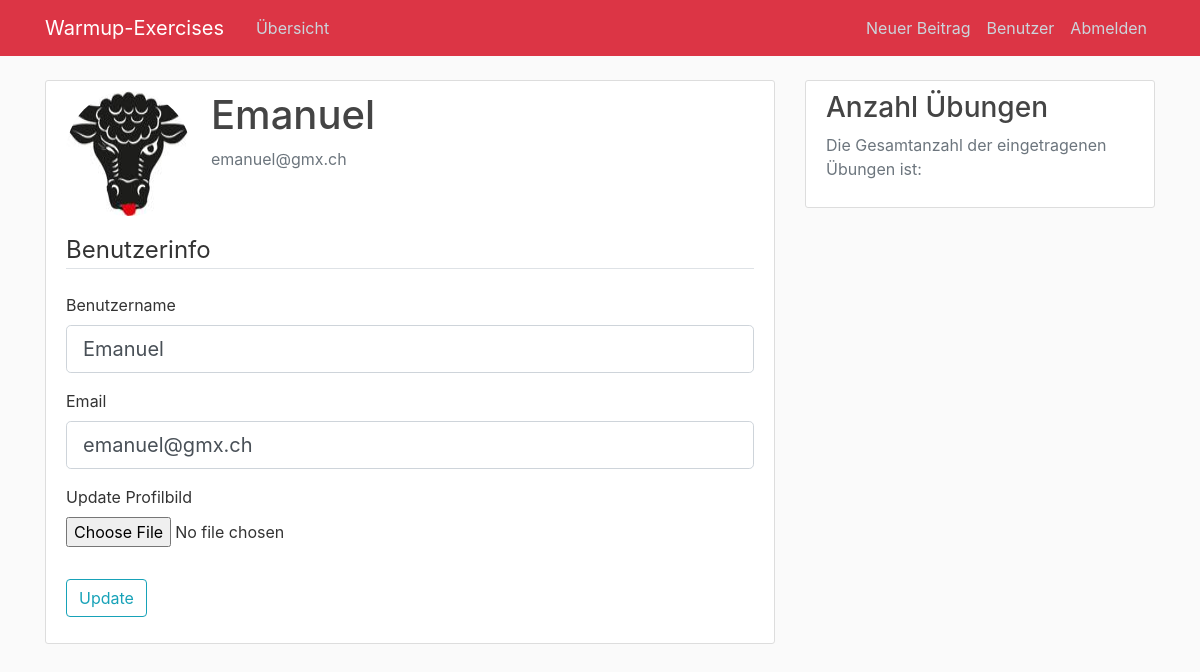
Page /account (signed in) on the earlier database version.
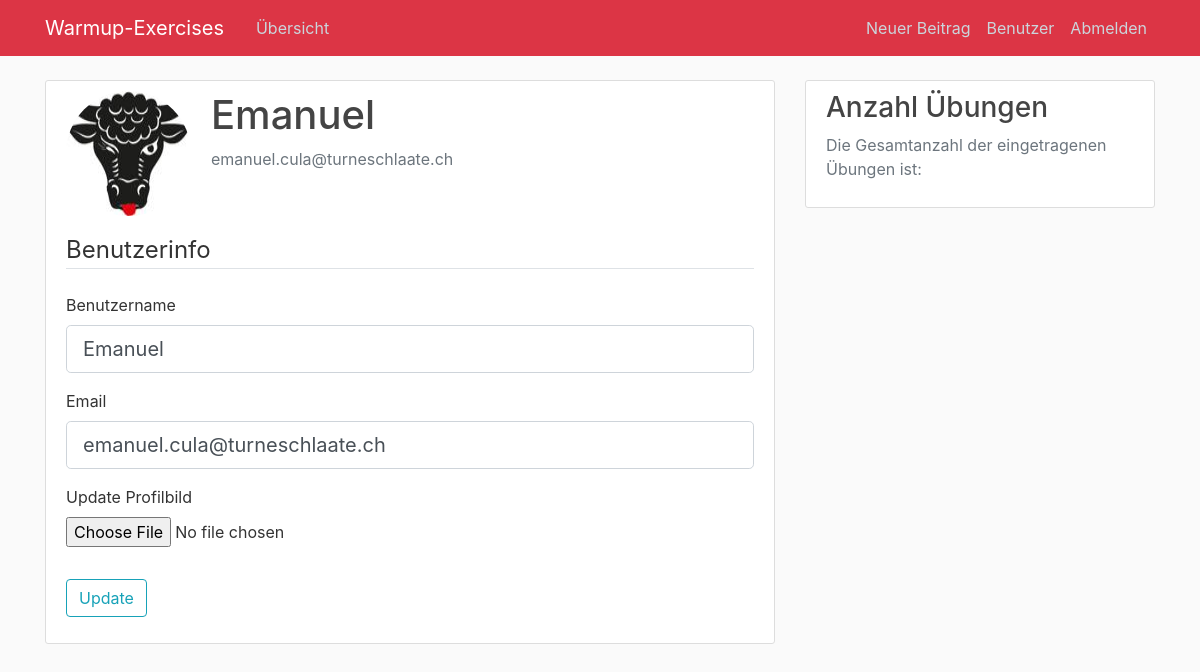
Same page on the later database version.
### flaskblog/models.py (models this page shows, shortened)
class User(db.Model, UserMixin):
    id = db.Column(db.Integer, primary_key=True)
    username = db.Column(db.String(20), unique=True, nullable=False)
    email = db.Column(db.String(50), unique=True, nullable=False)
    image_file = db.Column(db.String(20), nullable=False, default='default.jpg')
    password = db.Column(db.String(60), nullable=False)
    posts = db.relationship('Post', backref='author', lazy=True)

### flaskblog/routes.py (the view)
@app.route("/account", methods=['GET', 'POST'])
@login_required
def account():
    form = UpdateAccountForm()
    if form.validate_on_submit():
        if form.picture.data:
            picture_file = save_picture(form.picture.data)
            current_user.image_file = picture_file
        current_user.username = form.username.data
        current_user.email = form.email.data
        db.session.commit()
        flash('Deine Daten wurden aktualisiert', 'success')
        return redirect(url_for('account'))
    elif request.method == 'GET':
        form.username.data = current_user.username
        form.email.data = current_user.email
    image_file = url_for('static', filename='profile_pics/' + current_user.image_file)
    return render_template('account.html', title='Account',
                           image_file=image_file, form=form)

### flaskblog/forms.py (shortened to what this page needs)
class UpdateAccountForm(FlaskForm):
    username = StringField('Benutzername',
                           validators=[DataRequired(), Length(min=2, max=20)])
    email = StringField('Email',
                        validators=[DataRequired(), Email()])
    picture = FileField('Update Profilbild', validators=[FileAllowed(['jpg', 'png'])])
    submit = SubmitField('Update')

### flaskblog/models.py (called while the page is built)
@login_manager.user_loader
def load_user(user_id):
    return User.query.get(int(user_id))

### flaskblog/templates/account.html (shortened to what this page needs)
{% extends "layout.html" %}
{% block content %}
    <div class="content-section">
      <div class="media">
        <img class="rounded-circle account-img" src="{{ image_file }}">
        <div class="media-body">
          <h2 class="account-heading">{{ current_user.username }}</h2>
          <p class="text-secondary">{{ current_user.email }}</p>
        </div>
      </div>
        <form method="POST" action="" enctype="multipart/form-data">
            <fieldset class="form-group">
                <legend class="border-bottom mb-4">Benutzerinfo</legend>
                <div class="form-group">
                    {{ form.username.label(class="form-control-label") }}
                    {% if form.username.errors %}
                        {{ form.username(class="form-control form-control-lg is-invalid") }}
                        <div class="invalid-feedback">
                            {% for error in form.username.errors %}
                                <span>{{ error }}</span>
                            {% endfor %}
                        </div>
                    {% else %}
                        {{ form.username(class="form-control form-control-lg") }}
                    {% endif %}
                </div>
                <div class="form-group">
                    {{ form.email.label(class="form-control-label") }}
                    {% if form.email.errors %}
                        {{ form.email(class="form-control form-control-lg is-invalid") }}
                        <div class="invalid-feedback">
                            {% for error in form.email.errors %}
                                <span>{{ error }}</span>
                            {% endfor %}
                        </div>
                    {% else %}
                        {{ form.email(class="form-control form-control-lg") }}
                    {% endif %}
                </div>
                <div class="form-group">
                    {{ form.picture.label() }}
                    {{ form.picture(class="form-control-file") }}
                </div>
            </fieldset>
            <div class="form-group">
                {{ form.submit(class="btn btn-outline-info") }}
            </div>
        </form>
    </div>
{% endblock content %}

Differences in the rows shown:
changed User "Emanuel": email "emanuel@gmx.ch" → "emanuel.cula@turneschlaate.ch"
